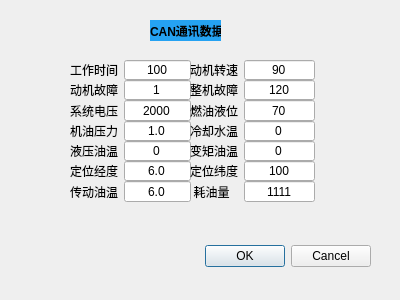
<?xml version="1.0" encoding="UTF-8"?>
<ui version="4.0">
 <class>canmore_yalu</class>
 <widget class="QDialog" name="canmore_yalu">
  <property name="geometry">
   <rect>
    <x>0</x>
    <y>0</y>
    <width>400</width>
    <height>300</height>
   </rect>
  </property>
  <property name="windowTitle">
   <string>Dialog</string>
  </property>
  <widget class="QDialogButtonBox" name="buttonBox">
   <property name="geometry">
    <rect>
     <x>30</x>
     <y>240</y>
     <width>341</width>
     <height>32</height>
    </rect>
   </property>
   <property name="orientation">
    <enum>Qt::Horizontal</enum>
   </property>
   <property name="standardButtons">
    <set>QDialogButtonBox::Cancel|QDialogButtonBox::Ok</set>
   </property>
  </widget>
  <widget class="QWidget" name="layoutWidget_2">
   <property name="geometry">
    <rect>
     <x>70</x>
     <y>60</y>
     <width>121</width>
     <height>142</height>
    </rect>
   </property>
   <layout class="QFormLayout" name="formLayout_28">
    <property name="verticalSpacing">
     <number>0</number>
    </property>
    <item row="0" column="0">
     <widget class="QLabel" name="label_654">
      <property name="text">
       <string>工作时间</string>
      </property>
      <property name="alignment">
       <set>Qt::AlignCenter</set>
      </property>
     </widget>
    </item>
    <item row="0" column="1">
     <widget class="QLineEdit" name="lineEdit_229">
      <property name="text">
       <string>100</string>
      </property>
      <property name="alignment">
       <set>Qt::AlignCenter</set>
      </property>
     </widget>
    </item>
    <item row="1" column="0">
     <widget class="QLabel" name="label_655">
      <property name="text">
       <string>动机故障</string>
      </property>
      <property name="alignment">
       <set>Qt::AlignCenter</set>
      </property>
     </widget>
    </item>
    <item row="1" column="1">
     <widget class="QLineEdit" name="lineEdit_230">
      <property name="text">
       <string>1</string>
      </property>
      <property name="alignment">
       <set>Qt::AlignCenter</set>
      </property>
     </widget>
    </item>
    <item row="2" column="0">
     <widget class="QLabel" name="label_656">
      <property name="text">
       <string>系统电压</string>
      </property>
      <property name="alignment">
       <set>Qt::AlignCenter</set>
      </property>
     </widget>
    </item>
    <item row="2" column="1">
     <widget class="QLineEdit" name="lineEdit_231">
      <property name="text">
       <string>2000</string>
      </property>
      <property name="alignment">
       <set>Qt::AlignCenter</set>
      </property>
     </widget>
    </item>
    <item row="3" column="0">
     <widget class="QLabel" name="label_657">
      <property name="text">
       <string>机油压力</string>
      </property>
      <property name="alignment">
       <set>Qt::AlignCenter</set>
      </property>
     </widget>
    </item>
    <item row="3" column="1">
     <widget class="QLineEdit" name="lineEdit_232">
      <property name="text">
       <string>1.0</string>
      </property>
      <property name="alignment">
       <set>Qt::AlignCenter</set>
      </property>
     </widget>
    </item>
    <item row="4" column="0">
     <widget class="QLabel" name="label_658">
      <property name="text">
       <string>液压油温</string>
      </property>
      <property name="alignment">
       <set>Qt::AlignCenter</set>
      </property>
     </widget>
    </item>
    <item row="4" column="1">
     <widget class="QLineEdit" name="lineEdit_233">
      <property name="text">
       <string>0</string>
      </property>
      <property name="alignment">
       <set>Qt::AlignCenter</set>
      </property>
     </widget>
    </item>
    <item row="5" column="0">
     <widget class="QLabel" name="label_659">
      <property name="text">
       <string>定位经度</string>
      </property>
      <property name="alignment">
       <set>Qt::AlignCenter</set>
      </property>
     </widget>
    </item>
    <item row="5" column="1">
     <widget class="QLineEdit" name="lineEdit_234">
      <property name="text">
       <string>6.0</string>
      </property>
      <property name="alignment">
       <set>Qt::AlignCenter</set>
      </property>
     </widget>
    </item>
    <item row="6" column="0">
     <widget class="QLabel" name="label_660">
      <property name="text">
       <string>传动油温</string>
      </property>
      <property name="alignment">
       <set>Qt::AlignCenter</set>
      </property>
     </widget>
    </item>
    <item row="6" column="1">
     <widget class="QLineEdit" name="lineEdit_235">
      <property name="text">
       <string>6.0</string>
      </property>
      <property name="alignment">
       <set>Qt::AlignCenter</set>
      </property>
     </widget>
    </item>
   </layout>
  </widget>
  <widget class="QLabel" name="label_67">
   <property name="geometry">
    <rect>
     <x>150</x>
     <y>20</y>
     <width>71</width>
     <height>21</height>
    </rect>
   </property>
   <property name="font">
    <font>
     <pointsize>9</pointsize>
     <weight>75</weight>
     <bold>true</bold>
    </font>
   </property>
   <property name="styleSheet">
    <string notr="true">background-color:rgb(37, 162, 242);</string>
   </property>
   <property name="text">
    <string>CAN通讯数据</string>
   </property>
  </widget>
  <widget class="QWidget" name="layoutWidget">
   <property name="geometry">
    <rect>
     <x>190</x>
     <y>60</y>
     <width>125</width>
     <height>142</height>
    </rect>
   </property>
   <layout class="QFormLayout" name="formLayout_27">
    <property name="verticalSpacing">
     <number>0</number>
    </property>
    <item row="0" column="0">
     <widget class="QLabel" name="label_643">
      <property name="text">
       <string>动机转速</string>
      </property>
      <property name="alignment">
       <set>Qt::AlignCenter</set>
      </property>
     </widget>
    </item>
    <item row="0" column="1">
     <widget class="QLineEdit" name="lineEdit_218">
      <property name="text">
       <string>90</string>
      </property>
      <property name="alignment">
       <set>Qt::AlignCenter</set>
      </property>
     </widget>
    </item>
    <item row="1" column="0">
     <widget class="QLabel" name="label_644">
      <property name="text">
       <string>整机故障</string>
      </property>
      <property name="alignment">
       <set>Qt::AlignCenter</set>
      </property>
     </widget>
    </item>
    <item row="1" column="1">
     <widget class="QLineEdit" name="lineEdit_219">
      <property name="text">
       <string>120</string>
      </property>
      <property name="alignment">
       <set>Qt::AlignCenter</set>
      </property>
     </widget>
    </item>
    <item row="2" column="0">
     <widget class="QLabel" name="label_645">
      <property name="text">
       <string>燃油液位</string>
      </property>
      <property name="alignment">
       <set>Qt::AlignCenter</set>
      </property>
     </widget>
    </item>
    <item row="2" column="1">
     <widget class="QLineEdit" name="lineEdit_220">
      <property name="text">
       <string>70</string>
      </property>
      <property name="alignment">
       <set>Qt::AlignCenter</set>
      </property>
     </widget>
    </item>
    <item row="3" column="0">
     <widget class="QLabel" name="label_646">
      <property name="text">
       <string>冷却水温</string>
      </property>
      <property name="alignment">
       <set>Qt::AlignCenter</set>
      </property>
     </widget>
    </item>
    <item row="3" column="1">
     <widget class="QLineEdit" name="lineEdit_221">
      <property name="text">
       <string>0</string>
      </property>
      <property name="alignment">
       <set>Qt::AlignCenter</set>
      </property>
     </widget>
    </item>
    <item row="4" column="0">
     <widget class="QLabel" name="label_647">
      <property name="text">
       <string>变矩油温</string>
      </property>
      <property name="alignment">
       <set>Qt::AlignCenter</set>
      </property>
     </widget>
    </item>
    <item row="4" column="1">
     <widget class="QLineEdit" name="lineEdit_222">
      <property name="text">
       <string>0</string>
      </property>
      <property name="alignment">
       <set>Qt::AlignCenter</set>
      </property>
     </widget>
    </item>
    <item row="5" column="0">
     <widget class="QLabel" name="label_648">
      <property name="text">
       <string>定位纬度</string>
      </property>
      <property name="alignment">
       <set>Qt::AlignCenter</set>
      </property>
     </widget>
    </item>
    <item row="5" column="1">
     <widget class="QLineEdit" name="lineEdit_223">
      <property name="text">
       <string>100</string>
      </property>
      <property name="alignment">
       <set>Qt::AlignCenter</set>
      </property>
     </widget>
    </item>
    <item row="6" column="0">
     <widget class="QLabel" name="label_649">
      <property name="text">
       <string> 耗油量</string>
      </property>
      <property name="alignment">
       <set>Qt::AlignCenter</set>
      </property>
     </widget>
    </item>
    <item row="6" column="1">
     <widget class="QLineEdit" name="lineEdit_224">
      <property name="text">
       <string>1111</string>
      </property>
      <property name="alignment">
       <set>Qt::AlignCenter</set>
      </property>
     </widget>
    </item>
   </layout>
  </widget>
 </widget>
 <resources/>
 <connections>
  <connection>
   <sender>buttonBox</sender>
   <signal>accepted()</signal>
   <receiver>canmore_yalu</receiver>
   <slot>accept()</slot>
   <hints>
    <hint type="sourcelabel">
     <x>248</x>
     <y>254</y>
    </hint>
    <hint type="destinationlabel">
     <x>157</x>
     <y>274</y>
    </hint>
   </hints>
  </connection>
  <connection>
   <sender>buttonBox</sender>
   <signal>rejected()</signal>
   <receiver>canmore_yalu</receiver>
   <slot>reject()</slot>
   <hints>
    <hint type="sourcelabel">
     <x>316</x>
     <y>260</y>
    </hint>
    <hint type="destinationlabel">
     <x>286</x>
     <y>274</y>
    </hint>
   </hints>
  </connection>
 </connections>
</ui>
